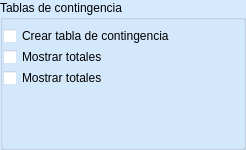
             <widget class="QGroupBox" name="grupoDeOpcionesDeGraficasEstadisticosDescriptivosBasicos_4">
              <property name="geometry">
               <rect>
                <x>9</x>
                <y>378</y>
                <width>246</width>
                <height>150</height>
               </rect>
              </property>
              <property name="palette">
               <palette>
                <active>
                 <colorrole role="WindowText">
                  <brush brushstyle="SolidPattern">
                   <color alpha="255">
                    <red>0</red>
                    <green>0</green>
                    <blue>0</blue>
                   </color>
                  </brush>
                 </colorrole>
                 <colorrole role="Button">
                  <brush brushstyle="SolidPattern">
                   <color alpha="33">
                    <red>84</red>
                    <green>171</green>
                    <blue>255</blue>
                   </color>
                  </brush>
                 </colorrole>
                 <colorrole role="Light">
                  <brush brushstyle="SolidPattern">
                   <color alpha="33">
                    <red>212</red>
                    <green>234</green>
                    <blue>255</blue>
                   </color>
                  </brush>
                 </colorrole>
                 <colorrole role="Midlight">
                  <brush brushstyle="SolidPattern">
                   <color alpha="33">
                    <red>148</red>
                    <green>202</green>
                    <blue>255</blue>
                   </color>
                  </brush>
                 </colorrole>
                 <colorrole role="Dark">
                  <brush brushstyle="SolidPattern">
                   <color alpha="33">
                    <red>42</red>
                    <green>85</green>
                    <blue>127</blue>
                   </color>
                  </brush>
                 </colorrole>
                 <colorrole role="Mid">
                  <brush brushstyle="SolidPattern">
                   <color alpha="33">
                    <red>56</red>
                    <green>114</green>
                    <blue>170</blue>
                   </color>
                  </brush>
                 </colorrole>
                 <colorrole role="Text">
                  <brush brushstyle="SolidPattern">
                   <color alpha="255">
                    <red>0</red>
                    <green>0</green>
                    <blue>0</blue>
                   </color>
                  </brush>
                 </colorrole>
                 <colorrole role="BrightText">
                  <brush brushstyle="SolidPattern">
                   <color alpha="255">
                    <red>255</red>
                    <green>255</green>
                    <blue>255</blue>
                   </color>
                  </brush>
                 </colorrole>
                 <colorrole role="ButtonText">
                  <brush brushstyle="SolidPattern">
                   <color alpha="255">
                    <red>0</red>
                    <green>0</green>
                    <blue>0</blue>
                   </color>
                  </brush>
                 </colorrole>
                 <colorrole role="Base">
                  <brush brushstyle="SolidPattern">
                   <color alpha="255">
                    <red>255</red>
                    <green>255</green>
                    <blue>255</blue>
                   </color>
                  </brush>
                 </colorrole>
                 <colorrole role="Window">
                  <brush brushstyle="SolidPattern">
                   <color alpha="33">
                    <red>84</red>
                    <green>171</green>
                    <blue>255</blue>
                   </color>
                  </brush>
                 </colorrole>
                 <colorrole role="Shadow">
                  <brush brushstyle="SolidPattern">
                   <color alpha="255">
                    <red>0</red>
                    <green>0</green>
                    <blue>0</blue>
                   </color>
                  </brush>
                 </colorrole>
                 <colorrole role="AlternateBase">
                  <brush brushstyle="SolidPattern">
                   <color alpha="144">
                    <red>169</red>
                    <green>213</green>
                    <blue>255</blue>
                   </color>
                  </brush>
                 </colorrole>
                 <colorrole role="ToolTipBase">
                  <brush brushstyle="SolidPattern">
                   <color alpha="255">
                    <red>255</red>
                    <green>255</green>
                    <blue>220</blue>
                   </color>
                  </brush>
                 </colorrole>
                 <colorrole role="ToolTipText">
                  <brush brushstyle="SolidPattern">
                   <color alpha="255">
                    <red>0</red>
                    <green>0</green>
                    <blue>0</blue>
                   </color>
                  </brush>
                 </colorrole>
                </active>
                <inactive>
                 <colorrole role="WindowText">
                  <brush brushstyle="SolidPattern">
                   <color alpha="255">
                    <red>0</red>
                    <green>0</green>
                    <blue>0</blue>
                   </color>
                  </brush>
                 </colorrole>
                 <colorrole role="Button">
                  <brush brushstyle="SolidPattern">
                   <color alpha="33">
                    <red>84</red>
                    <green>171</green>
                    <blue>255</blue>
                   </color>
                  </brush>
                 </colorrole>
                 <colorrole role="Light">
                  <brush brushstyle="SolidPattern">
                   <color alpha="33">
                    <red>212</red>
                    <green>234</green>
                    <blue>255</blue>
                   </color>
                  </brush>
                 </colorrole>
                 <colorrole role="Midlight">
                  <brush brushstyle="SolidPattern">
                   <color alpha="33">
                    <red>148</red>
                    <green>202</green>
                    <blue>255</blue>
                   </color>
                  </brush>
                 </colorrole>
                 <colorrole role="Dark">
                  <brush brushstyle="SolidPattern">
                   <color alpha="33">
                    <red>42</red>
                    <green>85</green>
                    <blue>127</blue>
                   </color>
                  </brush>
                 </colorrole>
                 <colorrole role="Mid">
                  <brush brushstyle="SolidPattern">
                   <color alpha="33">
                    <red>56</red>
                    <green>114</green>
                    <blue>170</blue>
                   </color>
                  </brush>
                 </colorrole>
                 <colorrole role="Text">
                  <brush brushstyle="SolidPattern">
                   <color alpha="255">
                    <red>0</red>
                    <green>0</green>
                    <blue>0</blue>
                   </color>
                  </brush>
                 </colorrole>
                 <colorrole role="BrightText">
                  <brush brushstyle="SolidPattern">
                   <color alpha="255">
                    <red>255</red>
                    <green>255</green>
                    <blue>255</blue>
                   </color>
                  </brush>
                 </colorrole>
                 <colorrole role="ButtonText">
                  <brush brushstyle="SolidPattern">
                   <color alpha="255">
                    <red>0</red>
                    <green>0</green>
                    <blue>0</blue>
                   </color>
                  </brush>
                 </colorrole>
                 <colorrole role="Base">
                  <brush brushstyle="SolidPattern">
                   <color alpha="255">
                    <red>255</red>
                    <green>255</green>
                    <blue>255</blue>
                   </color>
                  </brush>
                 </colorrole>
                 <colorrole role="Window">
                  <brush brushstyle="SolidPattern">
                   <color alpha="33">
                    <red>84</red>
                    <green>171</green>
                    <blue>255</blue>
                   </color>
                  </brush>
                 </colorrole>
                 <colorrole role="Shadow">
                  <brush brushstyle="SolidPattern">
                   <color alpha="255">
                    <red>0</red>
                    <green>0</green>
                    <blue>0</blue>
                   </color>
                  </brush>
                 </colorrole>
                 <colorrole role="AlternateBase">
                  <brush brushstyle="SolidPattern">
                   <color alpha="144">
                    <red>169</red>
                    <green>213</green>
                    <blue>255</blue>
                   </color>
                  </brush>
                 </colorrole>
                 <colorrole role="ToolTipBase">
                  <brush brushstyle="SolidPattern">
                   <color alpha="255">
                    <red>255</red>
                    <green>255</green>
                    <blue>220</blue>
                   </color>
                  </brush>
                 </colorrole>
                 <colorrole role="ToolTipText">
                  <brush brushstyle="SolidPattern">
                   <color alpha="255">
                    <red>0</red>
                    <green>0</green>
                    <blue>0</blue>
                   </color>
                  </brush>
                 </colorrole>
                </inactive>
                <disabled>
                 <colorrole role="WindowText">
                  <brush brushstyle="SolidPattern">
                   <color alpha="33">
                    <red>42</red>
                    <green>85</green>
                    <blue>127</blue>
                   </color>
                  </brush>
                 </colorrole>
                 <colorrole role="Button">
                  <brush brushstyle="SolidPattern">
                   <color alpha="33">
                    <red>84</red>
                    <green>171</green>
                    <blue>255</blue>
                   </color>
                  </brush>
                 </colorrole>
                 <colorrole role="Light">
                  <brush brushstyle="SolidPattern">
                   <color alpha="33">
                    <red>212</red>
                    <green>234</green>
                    <blue>255</blue>
                   </color>
                  </brush>
                 </colorrole>
                 <colorrole role="Midlight">
                  <brush brushstyle="SolidPattern">
                   <color alpha="33">
                    <red>148</red>
                    <green>202</green>
                    <blue>255</blue>
                   </color>
                  </brush>
                 </colorrole>
                 <colorrole role="Dark">
                  <brush brushstyle="SolidPattern">
                   <color alpha="33">
                    <red>42</red>
                    <green>85</green>
                    <blue>127</blue>
                   </color>
                  </brush>
                 </colorrole>
                 <colorrole role="Mid">
                  <brush brushstyle="SolidPattern">
                   <color alpha="33">
                    <red>56</red>
                    <green>114</green>
                    <blue>170</blue>
                   </color>
                  </brush>
                 </colorrole>
                 <colorrole role="Text">
                  <brush brushstyle="SolidPattern">
                   <color alpha="33">
                    <red>42</red>
                    <green>85</green>
                    <blue>127</blue>
                   </color>
                  </brush>
                 </colorrole>
                 <colorrole role="BrightText">
                  <brush brushstyle="SolidPattern">
                   <color alpha="255">
                    <red>255</red>
                    <green>255</green>
                    <blue>255</blue>
                   </color>
                  </brush>
                 </colorrole>
                 <colorrole role="ButtonText">
                  <brush brushstyle="SolidPattern">
                   <color alpha="33">
                    <red>42</red>
                    <green>85</green>
                    <blue>127</blue>
                   </color>
                  </brush>
                 </colorrole>
                 <colorrole role="Base">
                  <brush brushstyle="SolidPattern">
                   <color alpha="33">
                    <red>84</red>
                    <green>171</green>
                    <blue>255</blue>
                   </color>
                  </brush>
                 </colorrole>
                 <colorrole role="Window">
                  <brush brushstyle="SolidPattern">
                   <color alpha="33">
                    <red>84</red>
                    <green>171</green>
                    <blue>255</blue>
                   </color>
                  </brush>
                 </colorrole>
                 <colorrole role="Shadow">
                  <brush brushstyle="SolidPattern">
                   <color alpha="255">
                    <red>0</red>
                    <green>0</green>
                    <blue>0</blue>
                   </color>
                  </brush>
                 </colorrole>
                 <colorrole role="AlternateBase">
                  <brush brushstyle="SolidPattern">
                   <color alpha="33">
                    <red>84</red>
                    <green>171</green>
                    <blue>255</blue>
                   </color>
                  </brush>
                 </colorrole>
                 <colorrole role="ToolTipBase">
                  <brush brushstyle="SolidPattern">
                   <color alpha="255">
                    <red>255</red>
                    <green>255</green>
                    <blue>220</blue>
                   </color>
                  </brush>
                 </colorrole>
                 <colorrole role="ToolTipText">
                  <brush brushstyle="SolidPattern">
                   <color alpha="255">
                    <red>0</red>
                    <green>0</green>
                    <blue>0</blue>
                   </color>
                  </brush>
                 </colorrole>
                </disabled>
               </palette>
              </property>
              <property name="font">
               <font>
                <pointsize>9</pointsize>
               </font>
              </property>
              <property name="autoFillBackground">
               <bool>true</bool>
              </property>
              <property name="title">
               <string>Tablas de contingencia</string>
              </property>
              <widget class="QCheckBox" name="histogramaEstadisticosDescriptivosUnivariados_3">
               <property name="geometry">
                <rect>
                 <x>3</x>
                 <y>24</y>
                 <width>180</width>
                 <height>24</height>
                </rect>
               </property>
               <property name="font">
                <font>
                 <pointsize>9</pointsize>
                </font>
               </property>
               <property name="text">
                <string>Crear tabla de contingencia</string>
               </property>
              </widget>
              <widget class="QCheckBox" name="curvaNormalEstadisticosDescriptivosUnivariados_3">
               <property name="geometry">
                <rect>
                 <x>3</x>
                 <y>45</y>
                 <width>111</width>
                 <height>24</height>
                </rect>
               </property>
               <property name="font">
                <font>
                 <pointsize>9</pointsize>
                </font>
               </property>
               <property name="text">
                <string>Mostrar totales</string>
               </property>
              </widget>
              <widget class="QCheckBox" name="curvaNormalEstadisticosDescriptivosUnivariados_4">
               <property name="geometry">
                <rect>
                 <x>3</x>
                 <y>66</y>
                 <width>111</width>
                 <height>24</height>
                </rect>
               </property>
               <property name="font">
                <font>
                 <pointsize>9</pointsize>
                </font>
               </property>
               <property name="text">
                <string>Mostrar totales</string>
               </property>
              </widget>
             </widget>
